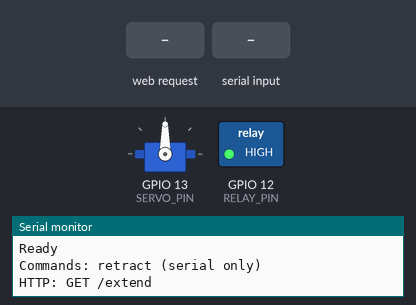
A sketch run on a simulated ESP32. Parts: servo, switched loads named in the sketch (green lamp = pin HIGH), the last lines printed to the serial monitor. The inputs (shaded band) are chosen by the test bench. WiFi joins after 1.5 s; servers stay silent unless stated.

Above: at 3.7 s.
3.8 s: HTTP request GET /extend received
At 4.21 s:
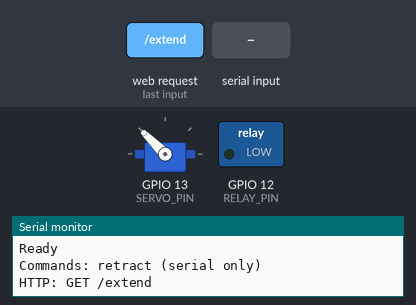
At 5.4 s:
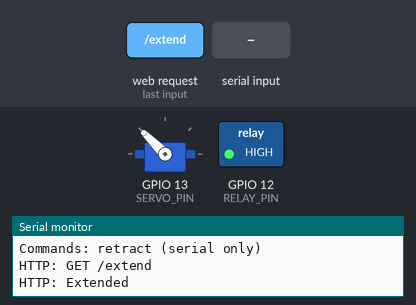
5.9 s: "retract\n" received over Serial
At 7.6 s:
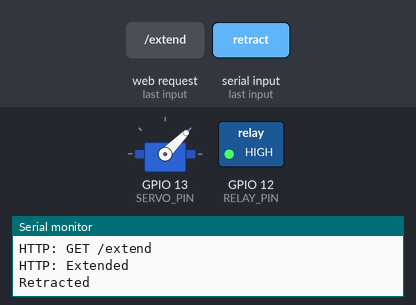
Timing chart, 0 to 9.1 s (numbered marks = the images above; inputs shaded):
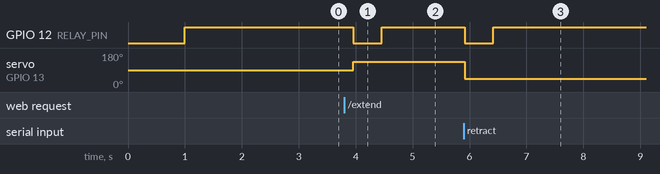

Measured:
- after the input at 3.8 s, GPIO 12 (RELAY_PIN): HIGH → LOW after 0.16 s, → HIGH 0.50 s later; servo on GPIO 13 (SERVO_PIN): 90° → 135° after 0.16 s
- after the input at 5.9 s, GPIO 12 (RELAY_PIN): HIGH → LOW at once, → HIGH 0.50 s later; servo on GPIO 13 (SERVO_PIN): 135° → 45° at once

The sketch:

script.ino
```cpp
#include <SPI.h>
#include <MFRC522.h>
#include <ESP32Servo.h>
#include <WiFi.h>
#include <WebServer.h>

const char* ssid = "YOUR_WIFI_SSID";
const char* password = "YOUR_WIFI_PASSWORD";

#define SS_PIN 5
#define RST_PIN 27
#define SERVO_PIN 13
#define RELAY_PIN 12

MFRC522 rfid(SS_PIN, RST_PIN);
Servo servo1;
WebServer server(80);

bool isExtended = false;
String lastTagData = "";
unsigned long lastRFIDReset = 0;
int readCount = 0;

void setup() {
  Serial.begin(115200);
  delay(1000);
  pinMode(RELAY_PIN, OUTPUT);
  digitalWrite(RELAY_PIN, HIGH);
  ESP32PWM::allocateTimer(0);
  servo1.setPeriodHertz(50);
  servo1.attach(SERVO_PIN, 500, 2500);
  SPI.begin(18, 19, 23, 5);
  rfid.PCD_Init();
  rfid.PCD_SetAntennaGain(rfid.RxGain_max);
  WiFi.begin(ssid, password);
  Serial.print("Connecting to WiFi");
  while (WiFi.status() != WL_CONNECTED) {
    delay(500);
    Serial.print(".");
  }
  Serial.println();
  Serial.print("Connected! IP address: ");
  Serial.println(WiFi.localIP());
  server.on("/extend", HTTP_GET, handleExtend);
  server.begin();
  Serial.println("HTTP server started");
  Serial.println("Ready");
  Serial.println("Commands: retract (serial only)");
  Serial.println("HTTP: GET /extend");
}

void loop() {
  server.handleClient();
  if (Serial.available()) {
    String cmd = Serial.readStringUntil('\n');
    cmd.trim();
    cmd.toLowerCase();
    if (cmd == "retract") {
      doRetract();
    }
  }
  if (millis() - lastRFIDReset > 5000) {
    rfid.PCD_Reset();
    rfid.PCD_Init();
    rfid.PCD_SetAntennaGain(rfid.RxGain_max);
    lastRFIDReset = millis();
    readCount = 0;
  }
  checkRFID();
  delay(100);
}

void handleExtend() {
  if (isExtended) {
    server.send(200, "text/plain", "Already extended");
    Serial.println("HTTP: Already extended");
    return;
  }
  servo1.write(135);
  digitalWrite(RELAY_PIN, LOW);
  delay(500);
  digitalWrite(RELAY_PIN, HIGH);
  isExtended = true;
  server.send(200, "text/plain", "Extended");
  Serial.println("HTTP: Extended");
}

void doRetract() {
  if (!isExtended) {
    Serial.println("Already retracted");
    return;
  }
  servo1.write(45);
  digitalWrite(RELAY_PIN, LOW);
  delay(500);
  digitalWrite(RELAY_PIN, HIGH);
  isExtended = false;
  Serial.println("Retracted");
}

void checkRFID() {
  byte atqa[2];
  byte atqaLen = sizeof(atqa);
  rfid.PCD_Init();
  if (rfid.PICC_RequestA(atqa, &atqaLen) != MFRC522::STATUS_OK) {
    return;
  }
  if (rfid.PICC_Select(&rfid.uid) != MFRC522::STATUS_OK) {
    return;
  }
  readCount++;
  if (readCount >= 10) {
    rfid.PCD_Reset();
    rfid.PCD_Init();
    rfid.PCD_SetAntennaGain(rfid.RxGain_max);
    readCount = 0;
  }
  String tagData = "";
  for (byte page = 4; page <= 15; page++) {
    byte buffer[18];
    byte size = sizeof(buffer);
    if (rfid.MIFARE_Read(page, buffer, &size) == MFRC522::STATUS_OK) {
      for (byte i = 0; i < 4; i++) {
        if (buffer[i] == 0xFE) goto done;
        if (buffer[i] >= 32 && buffer[i] <= 126) {
          tagData += (char)buffer[i];
        }
      }
    }
  }
  done:
  rfid.PICC_HaltA();
  if (tagData != lastTagData && tagData.length() > 0) {
    lastTagData = tagData;
    Serial.print("UID: ");
    for (byte i = 0; i < rfid.uid.size; i++) {
      Serial.print(rfid.uid.uidByte[i] < 0x10 ? "0" : "");
      Serial.print(rfid.uid.uidByte[i], HEX);
    }
    Serial.println();
    Serial.print("Data: ");
    Serial.println(tagData);
  }
  delay(300);
  byte check[2];
  byte checkLen = sizeof(check);
  rfid.PCD_Init();
  while (rfid.PICC_RequestA(check, &checkLen) == MFRC522::STATUS_OK) {
    delay(200);
    rfid.PCD_Init();
    checkLen = sizeof(check);
  }
  lastTagData = "";
}
```
